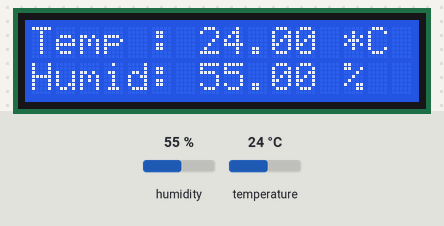
A sketch run on a simulated Arduino Uno, built with avr-gcc and run on an emulated ATmega328P. Parts: 16×2 character LCD. The inputs (shaded band) are chosen by the test bench; at power-on: humidity 55 %, temperature 24 °C. What the sketch prints to the serial monitor is not drawn.

Above: at 1.2 s.
1.3 s: humidity set to 22 %
At 10.8 s:
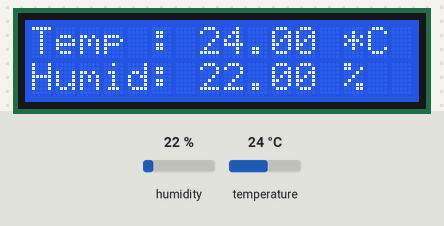
11.5 s: temperature set to 12 °C
At 21.1 s:
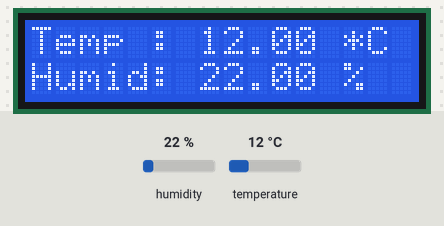
21.5 s: humidity set to 40 %
At 31.2 s:
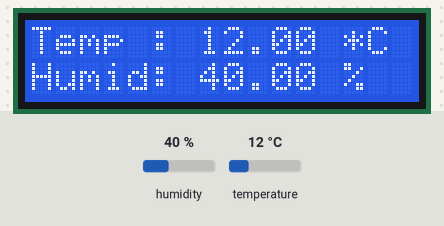
31.5 s: temperature set to 19 °C
At 40.6 s:
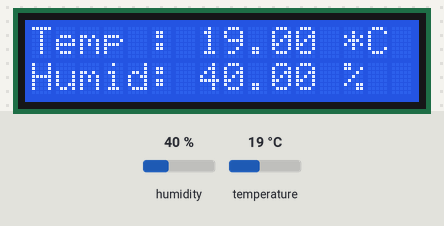
Timing chart, 0 to 42.1 s (numbered marks = the images above; inputs shaded):
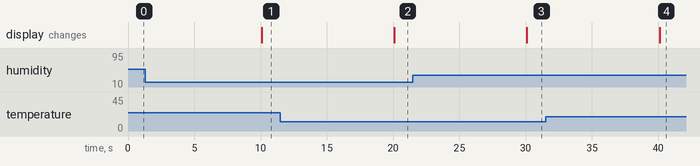

The sketch:

weather_with_DHC11_on_lcd.ino
```cpp
// (licence header left out)
/*
 * HUMIDITY
 * https://github.com/adafruit/Adafruit_Sensor
 * https://github.com/winlinvip/SimpleDHT
 * https://github.com/adafruit/DHT-sensor-library
 * https://learn.adafruit.com/dht/downloads
 * https://create.arduino.cc/projecthub/electropeak/complete-guide-to-use-soil-moisture-sensor-w-examples-756b1f
 * https://www.instructables.com/id/Arduino-Soil-Moisture-Sensor/
 * https://create.arduino.cc/projecthub/MisterBotBreak/how-to-use-a-soil-moisture-sensor-ce769b
 * https://learn.sparkfun.com/tutorials/soil-moisture-sensor-hookup-guide/all
 * http://www.electronics-lab.com/project/using-soil-moisture-sensor-arduino/
 * https://maker.pro/arduino/projects/arduino-soil-moisture-sensor
 *
 * interrupts and keypad
 * http://gammon.com.au/interrupts
 * http://playground.arduino.cc//Main/PinChangeIntExample
 * https://www.arduino.cc/reference/en/language/functions/external-interrupts/attachinterrupt/
 * https://forum.arduino.cc/index.php?topic=268805.0
 * https://playground.arduino.cc/Main/KeypadTutorial
 */
#include <Adafruit_Sensor.h>
#include <DHT_U.h>
#include <LiquidCrystal.h>

#define DHT11SENSOR DHT11
#define pinDH11 6

uint32_t delayMS;

/*-----( Declare objects )-----*/
//create instance of weather sensor
DHT_Unified dht11(pinDH11, DHT11SENSOR);
//create instance of LCD
LiquidCrystal lcd(12,10,5,4,3,2);
void setup() {
  // put your setup code here, to run once:
  lcd.begin(16, 2);
  Serial.begin(9600);
  // Initialize device.
  dht11.begin();
  sensor_t sensor;
  // Set delay between sensor readings based on sensor details.
  delayMS = sensor.min_delay / 1000;
}

void loop() {
 // Get temperature event and print its value.
  sensors_event_t event;
  dht11.temperature().getEvent(&event);
  if (isnan(event.temperature)) {
    Serial.println("Error reading temperature!");
  }
  else {
    String temp= "Temp : " + String(event.temperature) + " *C";
    Serial.println(temp);
    lcd.setCursor(0,0);
    lcd.print(temp);
  }
  // Get humidity event and print its value.
  dht11.humidity().getEvent(&event);
  if (isnan(event.relative_humidity)) {
    Serial.println("Error reading humidity!");
  }
  else {
    String humid = "Humid: " + String(event.relative_humidity) + " %";
    Serial.println(humid);
    lcd.setCursor(0,1);
    lcd.print(humid);
  }
  delay(10000);
}
```

Measured:
- after the input at 1.3 s, the display: changes after 8.8 s (image 1)
- after the input at 11.5 s, the display: changes after 8.6 s (image 2)
- after the input at 21.5 s, the display: changes after 8.6 s (image 3)
- after the input at 31.5 s, the display: changes after 8.6 s (image 4)
